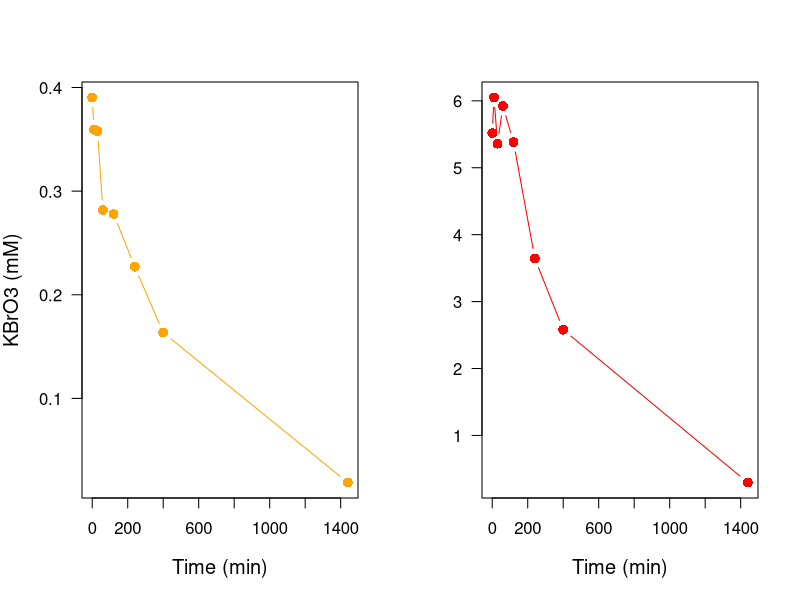
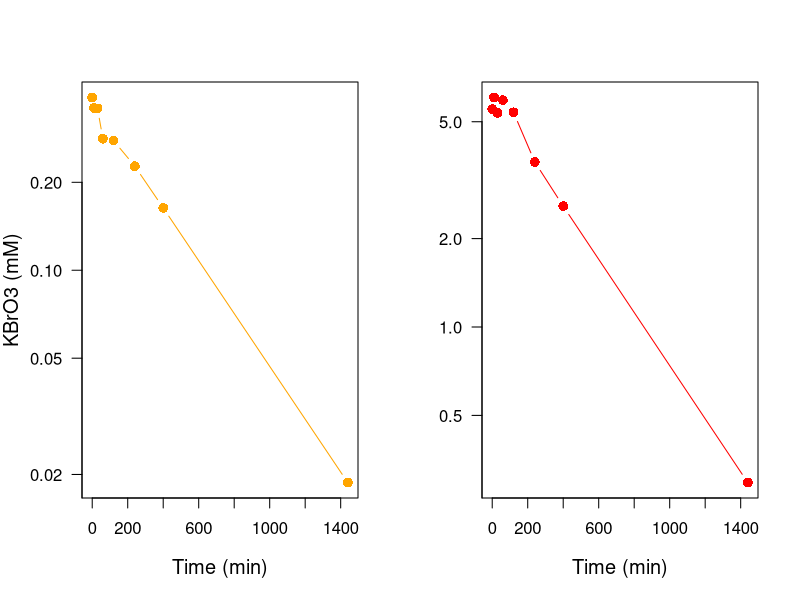
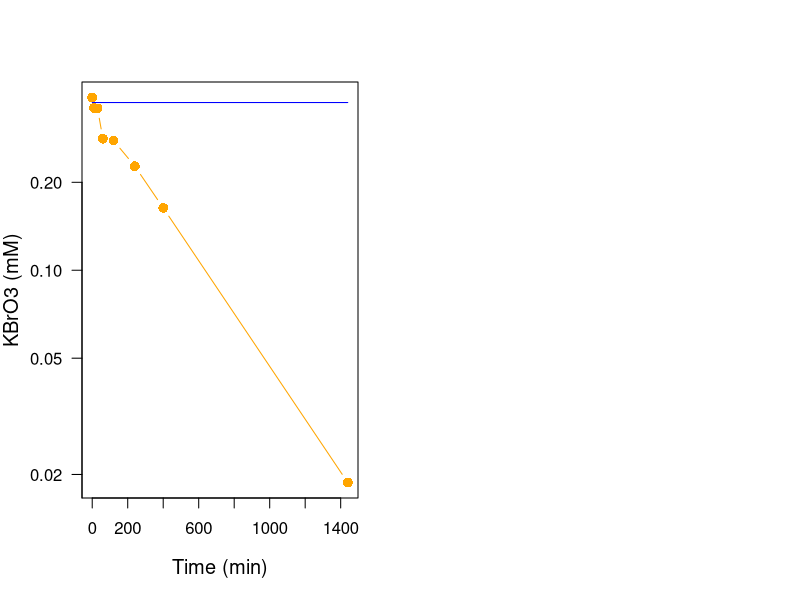
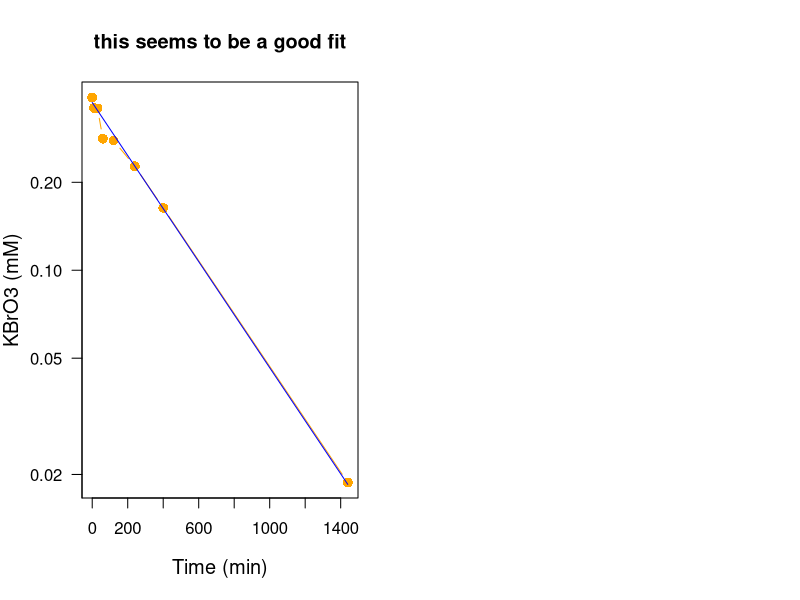
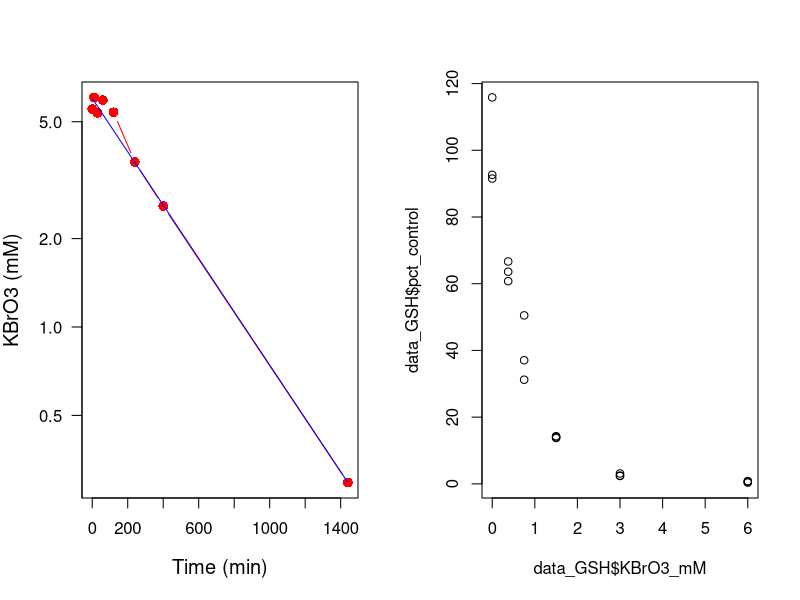
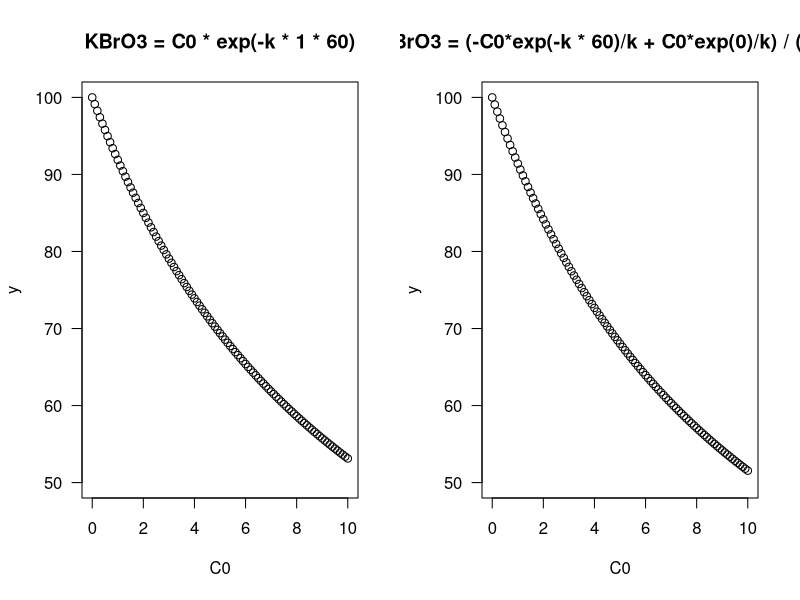
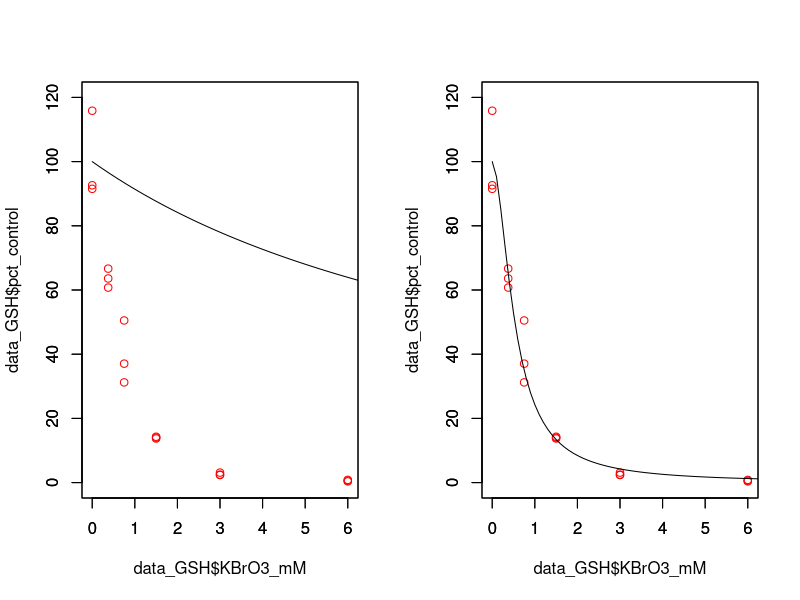
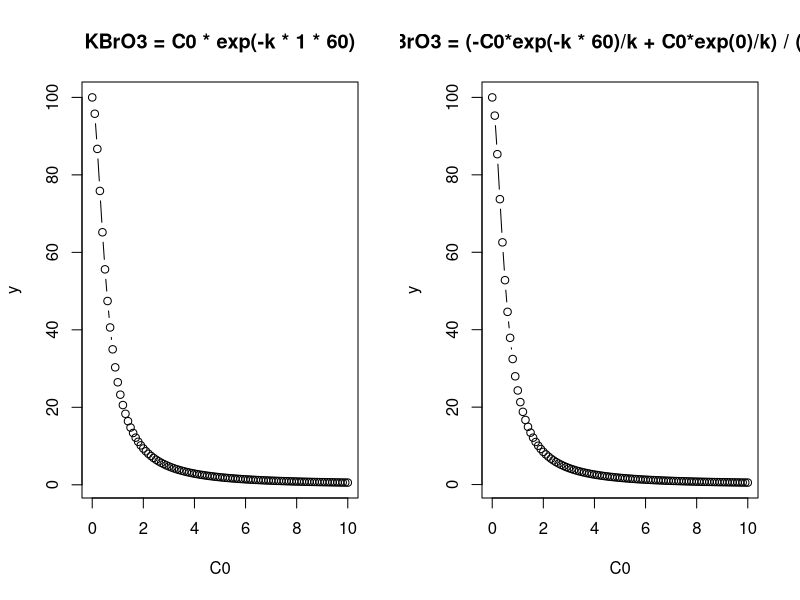

Recreate these plots in R, in order.
## ---- chunk 1
knitr::opts_knit$set(root.dir = '..')
if(!require(magrittr)) {install.packages("magrittr"); library(magrittr);}
# rm(list = ls())
# knitr::opts_chunk$set(fig.align = 'center', fig.show='hold', out.width = '70%',
                      # warning=FALSE, message=FALSE)

knitr::opts_chunk$set(
  comment = "#>",
  # collapse = TRUE,
  cache = TRUE,
  out.width = "100%",
  fig.align = 'center',
  fig.width = 8,
  fig.asp = 0.618,  # 1 / phi
  fig.show = "hold",
  warning=FALSE, message=FALSE,
  eval = FALSE
)
## ---- chunk 2
# read the data from a file
kinetic.data = read.table("KBrO3_kinetics.txt")
exists("kinetic.data")
## ---- chunk 3
# how big?
dim(kinetic.data)
# small: look at them all
kinetic.data
## ---- chunk 4
# plot them on two panels 
par(mfrow=c(1,2)) # One row, Two columns
plot(kinetic.data[,1], kinetic.data[,2], las=1, type="b",
     xlab="Time (min)", ylab="KBrO3 (mM)",
     log="", pch=16, cex=1.3, cex.lab=1.2, col="orange")
plot(kinetic.data[,1], kinetic.data[,3], las=1, type="b",
     xlab="Time (min)", ylab="",
     log="", pch=16, cex=1.3, cex.lab=1.2, col="red")
## ---- chunk 5

## ---- chunk 6
par(mfrow=c(1,2))
plot(kinetic.data[,1], kinetic.data[,2], las=1, type="b",
     xlab="Time (min)", ylab="KBrO3 (mM)",
     log="y", pch=16, cex=1.3, cex.lab=1.2, col="orange")
plot(kinetic.data[,1], kinetic.data[,3], las=1, type="b",
     xlab="Time (min)", ylab="",
     log="y", pch=16, cex=1.3, cex.lab=1.2, col="red")
## ---- chunk 7

## ---- chunk 8
C0 = 0.375
## ---- chunk 9
k = 0 # Try different values till you match the low dose data

KBrO3 = C0 * exp(-k * kinetic.data[,1])

par(mfrow=c(1,2))
plot(kinetic.data[,1], kinetic.data[,2], las=1, type="b",
     xlab="Time (min)", ylab="KBrO3 (mM)",
     log="y", pch=16, cex=1.3, cex.lab=1.2, col="orange")
lines(kinetic.data[,1], KBrO3, col="blue")
## ---- chunk 10
C0 = 0.375
k = 0.00209

KBrO3 = C0 * exp(-k * kinetic.data[,1])
par(mfrow=c(1,2))
plot(kinetic.data[,1], kinetic.data[,2], las=1, type="b",
     xlab="Time (min)", ylab="KBrO3 (mM)",
     log="y", pch=16, cex=1.3, cex.lab=1.2, col="orange",
     main = "this seems to be a good fit")
lines(kinetic.data[,1], KBrO3, col="blue")
## ---- chunk 11

## ---- chunk 12
C0 = 6
k = 0.00209

KBrO3 = C0 * exp(-k * kinetic.data[,1])
par(mfrow=c(1,2))
plot(kinetic.data[,1], kinetic.data[,3], las=1, type="b",
     xlab="Time (min)", ylab="KBrO3 (mM)",
     log="y", pch=16, cex=1.3, cex.lab=1.2, col="red")
lines(kinetic.data[,1], KBrO3, col="blue")
## ---- chunk 13

## ---- chunk 14
# re-read the GSH data
data_GSH = read.table("data_GSH.txt", sep="\t", header=TRUE)
data_GSH
# replot the data
plot(data_GSH$KBrO3_mM, data_GSH$pct_control)
## ---- chunk 15
Hill = function (x, EC50, n, from, diff) {
  return(from + diff * (x^n / (x^n + EC50^n)))
}
## ---- chunk 16
Hill = function (x, EC50, n, from, diff) {
  return(from + diff * (x^n / (x^n + EC50^n)))
}
# define an extended Hill dose-response model as a function

C0 = seq(0, 10, 0.1)
# the actual bromate concentration seen by the cells was:
par(mfrow= c(1,2))
KBrO3 = C0 * exp(-k * 1 * 60) # Model 1
y = Hill(x=KBrO3, EC50=10, n=1, from=100, diff=-100)
plot(C0, y, type="b", main = "KBrO3 = C0 * exp(-k * 1 * 60)", ylim = c(50, 100), las = 1)

KBrO3 = (-C0*exp(-k * 60)/k + C0*exp(0)/k) / (60 - 0)
y = Hill(x=KBrO3, EC50=10, n=1, from=100, diff=-100) # Model 2
plot(C0, y, type="b", main = "KBrO3 = (-C0*exp(-k * 60)/k + C0*exp(0)/k) / (60 - 0)", ylim = c(50, 100), las = 1)
## ---- chunk 17
xlims = c(0, 6) # a vector of min and max
ylims = c(0, 120)
plot(data_GSH$KBrO3_mM, data_GSH$pct_control, xlim=xlims, ylim=ylims, col="red")
par(new=T) # will overlay the next plot
plot(C0, y, type="l", xlim=xlims, ylim=ylims, xlab="", ylab="") # turn off labels
## ---- chunk 18
xlims = c(0, 6) # a vector of min and max
ylims = c(0, 120)
y = Hill(x=KBrO3, EC50=0.5, n=1.8, from=100, diff=-100) 
plot(data_GSH$KBrO3_mM, data_GSH$pct_control, xlim=xlims, ylim=ylims, col="red")
par(new=T) # will overlay the next plot
plot(C0, y, type="l", xlim=xlims, ylim=ylims, xlab="", ylab="") # turn off labels
## ---- chunk 19
Hill = function (x, EC50, n, from, diff) {
  return(from + diff * (x^n / (x^n + EC50^n)))
}
# define an extended Hill dose-response model as a function

C0 = seq(0, 10, 0.1)
# the actual bromate concentration seen by the cells was:
par(mfrow= c(1,2))
KBrO3 = C0 * exp(-k * 1 * 60) # Model 1
y = Hill(x=KBrO3, EC50=0.5, n=1.8, from=100, diff=-100) 
plot(C0, y, type="b", main = "KBrO3 = C0 * exp(-k * 1 * 60)")

KBrO3 = (-C0*exp(-k * 60)/k + C0*exp(0)/k) / (60 - 0)
y = Hill(x=KBrO3, EC50=0.5, n=1.8, from=100, diff=-100) 
plot(C0, y, type="b", main = "KBrO3 = (-C0*exp(-k * 60)/k + C0*exp(0)/k) / (60 - 0)")
